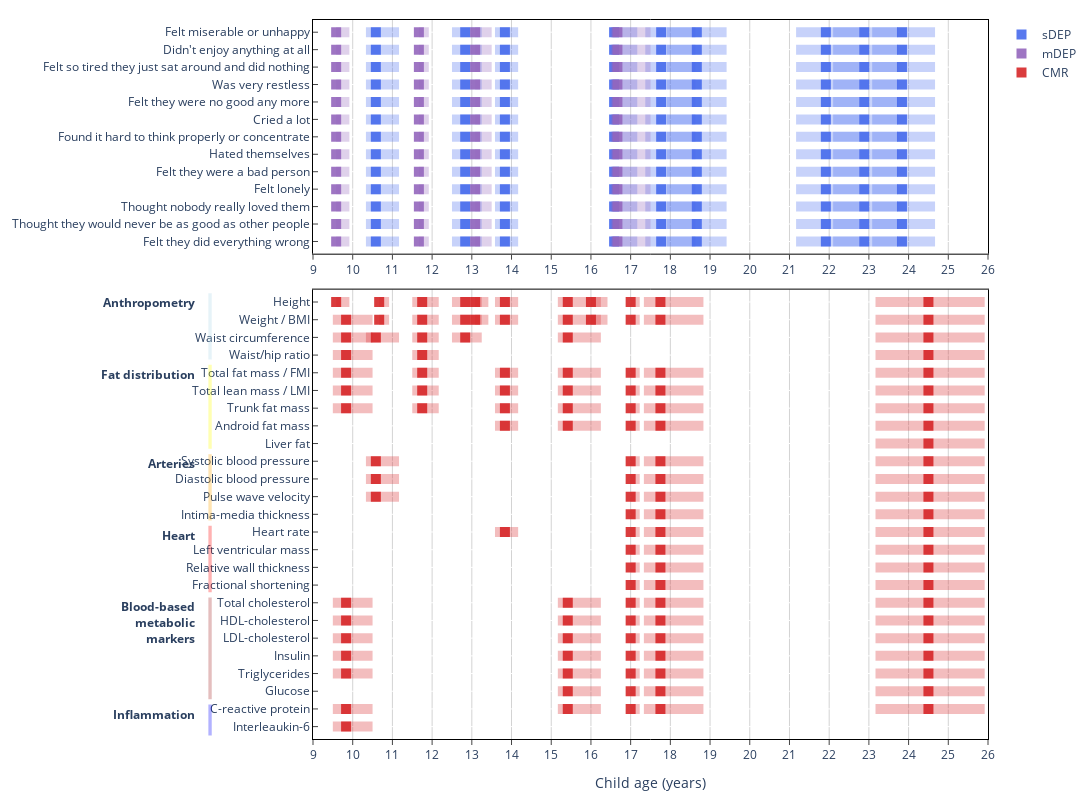

Here is the notebook cell this chart was saved with:
### Code cell
plot_overview()

### Figure 1 — Plotly figure (JSON) as saved in the notebook; plotly's stock layout.template omitted (floating-point values rounded to 4 significant figures; data arrays with more than 128 entries replaced by an {"elided": "..."} marker saying what was removed)
{"data": [{"error_x": {"array": [0.5833, 0.4167, 0.3333, 0.5833, 0.8626, 0.75, 0.8333, 0.8528, 0.8333, 0.5833, 0.4167, 0.3333, 0.5833, 0.8626, 0.75, 0.8333, 0.8528, 0.8333, 0.5833, 0.4167, 0.3333, 0.5833, 0.8626, 0.75, 0.8333, 0.8528, 0.8333, 0.5833, 0.4167, 0.3333, 0.5833, 0.8626, 0.75, 0.8333, 0.8528, 0.8333, 0.5833, 0.4167, 0.3333, 0.5833, 0.8626, 0.75, 0.8333, 0.8528, 0.8333, 0.5833, 0.4167, 0.3333, 0.5833, 0.8626, 0.75, 0.8333, 0.8528, 0.8333, 0.5833, 0.4167, 0.3333, 0.5833, 0.8626, 0.75, 0.8333, 0.8528, 0.8333, 0.5833, 0.4167, 0.3333, 0.5833, 0.8626, 0.75, 0.8333, 0.8528, 0.8333, 0.5833, 0.4167, 0.3333, 0.5833, 0.8626, 0.75, 0.8333, 0.8528, 0.8333, 0.5833, 0.4167, 0.3333, 0.5833, 0.8626, 0.75, 0.8333, 0.8528, 0.8333, 0.5833, 0.4167, 0.3333, 0.5833, 0.8626, 0.75, 0.8333, 0.8528, 0.8333, 0.5833, 0.4167, 0.3333, 0.5833, 0.8626, 0.75, 0.8333, 0.8528, 0.8333, 0.5833, 0.4167, 0.3333, 0.5833, 0.8626, 0.75, 0.8333, 0.8528, 0.8333], "arrayminus": [0.25, 0.3333, 0.25, 0.08333, 0.3997, 0.75, 0.75, 0.7815, 0.75, 0.25, 0.3333, 0.25, 0.08333, 0.3997, 0.75, 0.75, 0.7815, 0.75, 0.25, 0.3333, 0.25, 0.08333, 0.3997, 0.75, 0.75, 0.7815, 0.75, 0.25, 0.3333, 0.25, 0.08333, 0.3997, 0.75, 0.75, 0.7815, 0.75, 0.25, 0.3333, 0.25, 0.08333, 0.3997, 0.75, 0.75, 0.7815, 0.75, 0.25, 0.3333, 0.25, 0.08333, 0.3997, 0.75, 0.75, 0.7815, 0.75, 0.25, 0.3333, 0.25, 0.08333, 0.3997, 0.75, 0.75, 0.7815, 0.75, 0.25, 0.3333, 0.25, 0.08333, 0.3997, 0.75, 0.75, 0.7815, 0.75, 0.25, 0.3333, 0.25, 0.08333, 0.3997, 0.75, 0.75, 0.7815, 0.75, 0.25, 0.3333, 0.25, 0.08333, 0.3997, 0.75, 0.75, 0.7815, 0.75, 0.25, 0.3333, 0.25, 0.08333, 0.3997, 0.75, 0.75, 0.7815, 0.75, 0.25, 0.3333, 0.25, 0.08333, 0.3997, 0.75, 0.75, 0.7815, 0.75, 0.25, 0.3333, 0.25, 0.08333, 0.3997, 0.75, 0.75, 0.7815, 0.75], "color": "rgba(71, 107, 237, 0.3)", "symmetric": false, "thickness": 10, "type": "data", "width": 0}, "marker": {"color": "rgb(71, 107, 237)", "opacity": 0.9, "size": 10, "symbol": "square"}, "mode": "markers", "name": "sDEP", "type": "scatter", "x": [10.58, 12.83, 13.83, 16.58, 17.77, 18.67, 21.92, 22.88, 23.83, 10.58, 12.83, 13.83, 16.58, 17.77, 18.67, 21.92, 22.88, 23.83, 10.58, 12.83, 13.83, 16.58, 17.77, 18.67, 21.92, 22.88, 23.83, 10.58, 12.83, 13.83, 16.58, 17.77, 18.67, 21.92, 22.88, 23.83, 10.58, 12.83, 13.83, 16.58, 17.77, 18.67, 21.92, 22.88, 23.83, 10.58, 12.83, 13.83, 16.58, 17.77, 18.67, 21.92, 22.88, 23.83, 10.58, 12.83, 13.83, 16.58, 17.77, 18.67, 21.92, 22.88, 23.83, 10.58, 12.83, 13.83, 16.58, 17.77, 18.67, 21.92, 22.88, 23.83, 10.58, 12.83, 13.83, 16.58, 17.77, 18.67, 21.92, 22.88, 23.83, 10.58, 12.83, 13.83, 16.58, 17.77, 18.67, 21.92, 22.88, 23.83, 10.58, 12.83, 13.83, 16.58, 17.77, 18.67, 21.92, 22.88, 23.83, 10.58, 12.83, 13.83, 16.58, 17.77, 18.67, 21.92, 22.88, 23.83, 10.58, 12.83, 13.83, 16.58, 17.77, 18.67, 21.92, 22.88, 23.83], "xaxis": "x", "y": ["Felt miserable or unhappy", "Felt miserable or unhappy", "Felt miserable or unhappy", "Felt miserable or unhappy", "Felt miserable or unhappy", "Felt miserable or unhappy", "Felt miserable or unhappy", "Felt miserable or unhappy", "Felt miserable or unhappy", "Didn't enjoy anything at all", "Didn't enjoy anything at all", "Didn't enjoy anything at all", "Didn't enjoy anything at all", "Didn't enjoy anything at all", "Didn't enjoy anything at all", "Didn't enjoy anything at all", "Didn't enjoy anything at all", "Didn't enjoy anything at all", "Felt so tired they just sat around and did nothing", "Felt so tired they just sat around and did nothing", "Felt so tired they just sat around and did nothing", "Felt so tired they just sat around and did nothing", "Felt so tired they just sat around and did nothing", "Felt so tired they just sat around and did nothing", "Felt so tired they just sat around and did nothing", "Felt so tired they just sat around and did nothing", "Felt so tired they just sat around and did nothing", "Was very restless", "Was very restless", "Was very restless", "Was very restless", "Was very restless", "Was very restless", "Was very restless", "Was very restless", "Was very restless", "Felt they were no good any more", "Felt they were no good any more", "Felt they were no good any more", "Felt they were no good any more", "Felt they were no good any more", "Felt they were no good any more", "Felt they were no good any more", "Felt they were no good any more", "Felt they were no good any more", "Cried a lot", "Cried a lot", "Cried a lot", "Cried a lot", "Cried a lot", "Cried a lot", "Cried a lot", "Cried a lot", "Cried a lot", "Found it hard to think properly or concentrate", "Found it hard to think properly or concentrate", "Found it hard to think properly or concentrate", "Found it hard to think properly or concentrate", "Found it hard to think properly or concentrate", "Found it hard to think properly or concentrate", "Found it hard to think properly or concentrate", "Found it hard to think properly or concentrate", "Found it hard to think properly or concentrate", "Hated themselves", "Hated themselves", "Hated themselves", "Hated themselves", "Hated themselves", "Hated themselves", "Hated themselves", "Hated themselves", "Hated themselves", "Felt they were a bad person", "Felt they were a bad person", "Felt they were a bad person", "Felt they were a bad person", "Felt they were a bad person", "Felt they were a bad person", "Felt they were a bad person", "Felt they were a bad person", "Felt they were a bad person", "Felt lonely", "Felt lonely", "Felt lonely", "Felt lonely", "Felt lonely", "Felt lonely", "Felt lonely", "Felt lonely", "Felt lonely", "Thought nobody really loved them", "Thought nobody really loved them", "Thought nobody really loved them", "Thought nobody really loved them", "Thought nobody really loved them", "Thought nobody really loved them", "Thought nobody really loved them", "Thought nobody really loved them", "Thought nobody really loved them", "Thought they would never be as good as other people", "Thought they would never be as good as other people", "Thought they would never be as good as other people", "Thought they would never be as good as other people", "Thought they would never be as good as other people", "Thought they would never be as good as other people", "Thought they would never be as good as other people", "Thought they would never be as good as other people", "Thought they would never be as good as other people", "Felt they did everything wrong", "Felt they did everything wrong", "Felt they did everything wrong", "Felt they did everything wrong", "Felt they did everything wrong", "Felt they did everything wrong", "Felt they did everything wrong", "Felt they did everything wrong", "Felt they did everything wrong"], "yaxis": "y"}, {"error_x": {"array": [0.3333, 0.25, 0.4167, 0.8333, 0.3333, 0.25, 0.4167, 0.8333, 0.3333, 0.25, 0.4167, 0.8333, 0.3333, 0.25, 0.4167, 0.8333, 0.3333, 0.25, 0.4167, 0.8333, 0.3333, 0.25, 0.4167, 0.8333, 0.3333, 0.25, 0.4167, 0.8333, 0.3333, 0.25, 0.4167, 0.8333, 0.3333, 0.25, 0.4167, 0.8333, 0.3333, 0.25, 0.4167, 0.8333, 0.3333, 0.25, 0.4167, 0.8333, 0.3333, 0.25, 0.4167, 0.8333, 0.3333, 0.25, 0.4167, 0.8333], "arrayminus": [0, 0, 0, 0.1667, 0, 0, 0, 0.1667, 0, 0, 0, 0.1667, 0, 0, 0, 0.1667, 0, 0, 0, 0.1667, 0, 0, 0, 0.1667, 0, 0, 0, 0.1667, 0, 0, 0, 0.1667, 0, 0, 0, 0.1667, 0, 0, 0, 0.1667, 0, 0, 0, 0.1667, 0, 0, 0, 0.1667, 0, 0, 0, 0.1667], "color": "rgba(148, 103, 189, 0.3)", "symmetric": false, "thickness": 10, "type": "data", "width": 0}, "marker": {"color": "rgb(148, 103, 189)", "opacity": 0.9, "size": 10, "symbol": "square"}, "mode": "markers", "name": "mDEP", "type": "scatter", "x": [9.583, 11.67, 13.08, 16.67, 9.583, 11.67, 13.08, 16.67, 9.583, 11.67, 13.08, 16.67, 9.583, 11.67, 13.08, 16.67, 9.583, 11.67, 13.08, 16.67, 9.583, 11.67, 13.08, 16.67, 9.583, 11.67, 13.08, 16.67, 9.583, 11.67, 13.08, 16.67, 9.583, 11.67, 13.08, 16.67, 9.583, 11.67, 13.08, 16.67, 9.583, 11.67, 13.08, 16.67, 9.583, 11.67, 13.08, 16.67, 9.583, 11.67, 13.08, 16.67], "xaxis": "x", "y": ["Felt miserable or unhappy", "Felt miserable or unhappy", "Felt miserable or unhappy", "Felt miserable or unhappy", "Didn't enjoy anything at all", "Didn't enjoy anything at all", "Didn't enjoy anything at all", "Didn't enjoy anything at all", "Felt so tired they just sat around and did nothing", "Felt so tired they just sat around and did nothing", "Felt so tired they just sat around and did nothing", "Felt so tired they just sat around and did nothing", "Was very restless", "Was very restless", "Was very restless", "Was very restless", "Felt they were no good any more", "Felt they were no good any more", "Felt they were no good any more", "Felt they were no good any more", "Cried a lot", "Cried a lot", "Cried a lot", "Cried a lot", "Found it hard to think properly or concentrate", "Found it hard to think properly or concentrate", "Found it hard to think properly or concentrate", "Found it hard to think properly or concentrate", "Hated themselves", "Hated themselves", "Hated themselves", "Hated themselves", "Felt they were a bad person", "Felt they were a bad person", "Felt they were a bad person", "Felt they were a bad person", "Felt lonely", "Felt lonely", "Felt lonely", "Felt lonely", "Thought nobody really loved them", "Thought nobody really loved them", "Thought nobody really loved them", "Thought nobody really loved them", "Thought they would never be as good as other people", "Thought they would never be as good as other people", "Thought they would never be as good as other people", "Thought they would never be as good as other people", "Felt they did everything wrong", "Felt they did everything wrong", "Felt they did everything wrong", "Felt they did everything wrong"], "yaxis": "y"}, {"error_x": {"array": {"elided": "325 float values"}, "arrayminus": {"elided": "325 float values"}, "color": "rgba(214, 39, 40, 0.3)", "symmetric": false, "thickness": 10, "type": "data", "width": 0}, "marker": {"color": "rgb(214, 39, 40)", "opacity": 0.9, "size": 10, "symbol": "square"}, "mode": "markers", "name": "CMR", "type": "scatter", "x": {"elided": "325 float values"}, "xaxis": "x2", "y": {"elided": "325 str values"}, "yaxis": "y2"}], "layout": {"autosize": false, "height": 800, "margin": {"b": 20, "l": 20, "r": 20, "t": 20}, "plot_bgcolor": "white", "shapes": [{"fillcolor": "lightblue", "label": {"padding": 2, "text": "<b>Anthropometry    </b>", "textposition": "top right"}, "line": {"width": 0}, "opacity": 0.3, "type": "rect", "x0": -0.15, "x1": -0.155, "xref": "paper", "y0": -0.5, "y1": 3.25, "yref": "y2"}, {"fillcolor": "yellow", "label": {"padding": 2, "text": "<b>Fat distribution    </b>", "textposition": "top right"}, "line": {"width": 0}, "opacity": 0.3, "type": "rect", "x0": -0.15, "x1": -0.155, "xref": "paper", "y0": 3.55, "y1": 8.3, "yref": "y2"}, {"fillcolor": "orange", "label": {"padding": 2, "text": "<b>Arteries    </b>", "textposition": "top right"}, "line": {"width": 0}, "opacity": 0.3, "type": "rect", "x0": -0.15, "x1": -0.155, "xref": "paper", "y0": 8.6, "y1": 12.35, "yref": "y2"}, {"fillcolor": "red", "label": {"padding": 2, "text": "<b>Heart    </b>", "textposition": "top right"}, "line": {"width": 0}, "opacity": 0.3, "type": "rect", "x0": -0.15, "x1": -0.155, "xref": "paper", "y0": 12.65, "y1": 16.4, "yref": "y2"}, {"fillcolor": "brown", "label": {"padding": 2, "text": "<b>Blood-based    <br>metabolic    <br>markers    </b>", "textposition": "top right"}, "line": {"width": 0}, "opacity": 0.3, "type": "rect", "x0": -0.15, "x1": -0.155, "xref": "paper", "y0": 16.7, "y1": 22.45, "yref": "y2"}, {"fillcolor": "blue", "label": {"padding": 2, "text": "<b>Inflammation    </b>", "textposition": "top right"}, "line": {"width": 0}, "opacity": 0.3, "type": "rect", "x0": -0.15, "x1": -0.155, "xref": "paper", "y0": 22.75, "y1": 24.5, "yref": "y2"}], "width": 1500, "xaxis": {"anchor": "y", "domain": [0, 1], "dtick": 1, "gridcolor": "lightgrey", "linecolor": "black", "mirror": true, "range": [9, 26], "tick0": 9, "tickmode": "linear", "ticks": "outside", "type": "linear"}, "xaxis2": {"anchor": "y2", "domain": [0, 1], "dtick": 1, "gridcolor": "lightgrey", "linecolor": "black", "mirror": true, "range": [9, 26], "tick0": 9, "tickmode": "linear", "ticks": "outside", "title": {"text": "Child age (years)"}, "type": "linear"}, "yaxis": {"anchor": "x", "domain": [0.675, 1], "linecolor": "black", "mirror": true, "range": [12.7, -0.7], "ticks": "inside", "type": "category"}, "yaxis2": {"anchor": "x2", "domain": [0, 0.625], "linecolor": "black", "mirror": true, "range": [24.7, -0.7], "ticks": "inside", "type": "category"}}}
